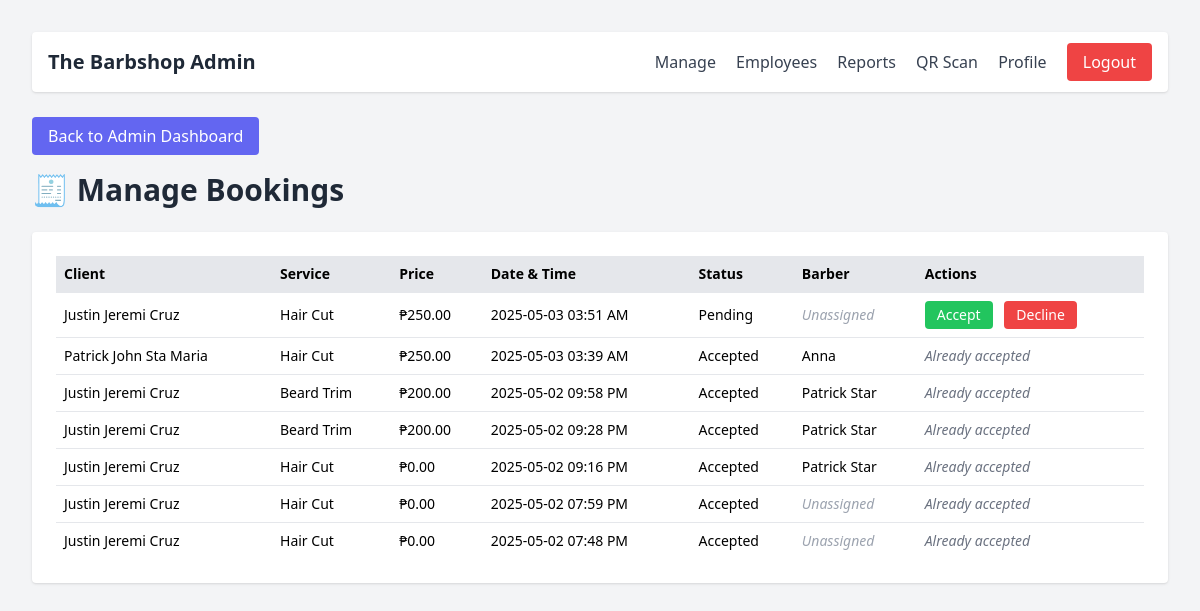
The page /bookings (signed in) on the database its author committed.
### app/models.py (models this page shows, shortened)
class Booking(db.Model):
    id = db.Column(db.Integer, primary_key=True)
    user_id = db.Column(db.Integer, db.ForeignKey('user.id'), nullable=False)  # Client
    service = db.Column(db.String(100))
    date = db.Column(db.String(20))
    time = db.Column(db.String(20))
    order_code = db.Column(db.String(10), unique=True)
    status = db.Column(db.String(20), default='pending')
    timestamp = db.Column(db.DateTime, default=datetime.utcnow)
    payment_status = db.Column(db.String(20), default='unpaid')
    price = db.Column(db.Float, nullable=True)
    barber_id = db.Column(db.Integer, db.ForeignKey('user.id'), nullable=True)
    user = db.relationship(
        'User',
        back_populates='bookings',
        foreign_keys=[user_id]
    )
    barber = db.relationship(
        'User',
        back_populates='assigned_bookings',
        foreign_keys=[barber_id]
    )

class User(UserMixin, db.Model):
    __tablename__ = 'user'
    __table_args__ = {'extend_existing': True}
    id = db.Column(db.Integer, primary_key=True)
    full_name = db.Column(db.String(150), nullable=False)
    birthdate = db.Column(db.String(20), nullable=True)
    age = db.Column(db.Integer, nullable=True)
    address = db.Column(db.String(200), nullable=True)
    contact = db.Column(db.String(50), nullable=True)
    email = db.Column(db.String(100), unique=True, nullable=False)
    password = db.Column(db.String(255), nullable=False)
    role = db.Column(db.String(50))  # e.g. "Barber", "Receptionist"
    is_admin = db.Column(db.Boolean, default=False)
    bookings = db.relationship(
        'Booking',
        back_populates='user',
        foreign_keys='Booking.user_id',
        lazy=True
    )
    assigned_bookings = db.relationship(
        'Booking',
        back_populates='barber',
        foreign_keys='Booking.barber_id',
        lazy=True
    )

### app/routes.py (the view)
@main.route('/bookings')
@login_required
def bookings():
    if current_user.role not in ['Barber', 'Manager', 'Admin']:
        abort(403)
    manila = timezone('Asia/Manila')
    bookings = Booking.query.order_by(Booking.timestamp.desc()).all()
    for b in bookings:
        b.local_time = b.timestamp.astimezone(manila).strftime('%Y-%m-%d %I:%M %p')
    return render_template('bookings.html', bookings=bookings)

### app/routes.py (called while the page is built)
@login_manager.user_loader
def load_user(user_id):
    return User.query.get(int(user_id))

### app/templates/bookings.html (shortened to what this page needs)
<!DOCTYPE html>
<html lang="en">
<head>
  <script src="https://cdn.tailwindcss.com"></script>
</head>
{% include 'navbar.html' %}
<body class="bg-gray-100 min-h-screen p-8">
  <a href="{{ url_for('main.admin_dashboard') }}" class="bg-indigo-500 text-white px-4 py-2 rounded hover:bg-indigo-600">
    Back to Admin Dashboard
  </a>
  <h1 class="text-3xl font-bold text-gray-800 mb-6 mt-6">🧾 Manage Bookings</h1>
  <div class="bg-white p-6 rounded shadow">
    <table class="w-full table-auto text-left text-sm">
      <thead class="bg-gray-200">
        <tr>
          <th class="p-2">Client</th>
          <th class="p-2">Service</th>
          <th class="p-2">Price</th>
          <th class="p-2">Date & Time</th>
          <th class="p-2">Status</th>
          <th class="p-2">Barber</th>
          <th class="p-2">Actions</th>
        </tr>
      </thead>
      <tbody>
        {% for booking in bookings %}
        <tr class="border-t">
          <td class="p-2">{{ booking.user.full_name }}</td>
          <td class="p-2">{{ booking.service }}</td>
          <td class="p-2">₱{{ '%.2f' | format(booking.price or 0) }}</td>
          <td class="p-2">{{ booking.timestamp.strftime('%Y-%m-%d %I:%M %p') }}</td>
          <td class="p-2 capitalize">{{ booking.status }}</td>
          <td class="p-2">
            {% if booking.barber %}
              {{ booking.barber.full_name }}
            {% else %}
              <span class="text-gray-400 italic">Unassigned</span>
            {% endif %}
          </td>
          <td class="p-2">
            {% if booking.status == 'pending' %}
            <form action="{{ url_for('main.update_booking_status') }}" method="POST" class="inline-block">
              <button type="submit" class="bg-green-500 text-white px-3 py-1 rounded hover:bg-green-600">Accept</button>
            </form>
            <form action="{{ url_for('main.update_booking_status') }}" method="POST" class="inline-block ml-2">
              <button type="submit" class="bg-red-500 text-white px-3 py-1 rounded hover:bg-red-600">Decline</button>
            </form>
            {% else %}
              <span class="text-gray-500 italic">Already {{ booking.status }}</span>
            {% endif %}
          </td>
        </tr>
        {% endfor %}
      </tbody>
    </table>
  </div>
</body>
</html>

### rows shown on the page
Booking: user.full_name "Justin Jeremi Cruz", service "Hair Cut", price "250.00", timestamp "2025-05-03 03:51 AM", status "Pending", shows "Unassigned"
Booking: user.full_name "Patrick John Sta Maria", service "Hair Cut", price "250.00", timestamp "2025-05-03 03:39 AM", status "Accepted", barber.full_name "Anna", status "accepted"
Booking: user.full_name "Justin Jeremi Cruz", service "Beard Trim", price "200.00", timestamp "2025-05-02 09:58 PM", status "Accepted", barber.full_name "Patrick Star", status "accepted"
Booking: user.full_name "Justin Jeremi Cruz", service "Beard Trim", price "200.00", timestamp "2025-05-02 09:28 PM", status "Accepted", barber.full_name "Patrick Star", status "accepted"
Booking: user.full_name "Justin Jeremi Cruz", service "Hair Cut", price "0.00", timestamp "2025-05-02 09:16 PM", status "Accepted", barber.full_name "Patrick Star", status "accepted"
Booking: user.full_name "Justin Jeremi Cruz", service "Hair Cut", price "0.00", timestamp "2025-05-02 07:59 PM", status "Accepted", shows "Unassigned", status "accepted"
Booking: user.full_name "Justin Jeremi Cruz", service "Hair Cut", price "0.00", timestamp "2025-05-02 07:48 PM", status "Accepted", shows "Unassigned", status "accepted"
